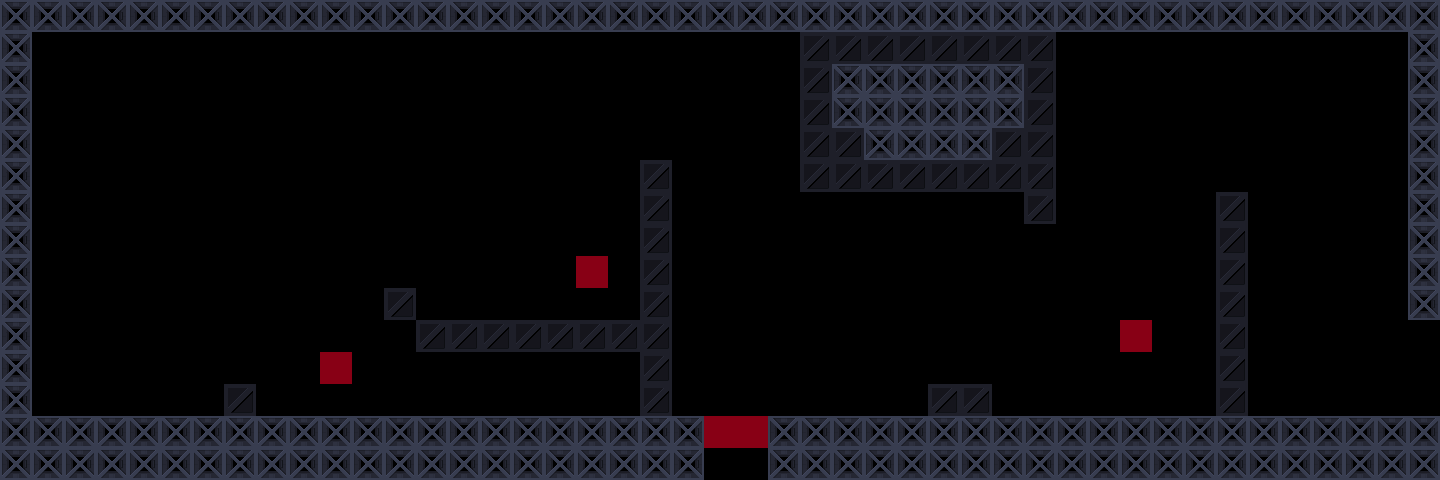

This is a level from a 2D game, rendered from its Tiled map with the project's own tilesets. A one-line summary and the complete map file follow:
An orthogonal 45x15 tile map with 32x32 px tiles, 1 tile layer (Camada de Blocos 1).

<map version="1.10" tiledversion="1.11.2" orientation="orthogonal" renderorder="right-down" width="45" height="15" tilewidth="32" tileheight="32" infinite="0" nextlayerid="2" nextobjectid="1">
 <tileset firstgid="1" source="../blocks.tsx" />
 <layer id="1" name="Camada de Blocos 1" width="45" height="15">
  <data encoding="csv">
2,2,2,2,2,2,2,2,2,2,2,2,2,2,2,2,2,2,2,2,2,2,2,2,2,2,2,2,2,2,2,2,2,2,2,2,2,2,2,2,2,2,2,2,2,
2,0,0,0,0,0,0,0,0,0,0,0,0,0,0,0,0,0,0,0,0,0,0,0,0,3,3,3,3,3,3,3,3,0,0,0,0,0,0,0,0,0,0,0,2,
2,0,0,0,0,0,0,0,0,0,0,0,0,0,0,0,0,0,0,0,0,0,0,0,0,3,2,2,2,2,2,2,3,0,0,0,0,0,0,0,0,0,0,0,2,
2,0,0,0,0,0,0,0,0,0,0,0,0,0,0,0,0,0,0,0,0,0,0,0,0,3,2,2,2,2,2,2,3,0,0,0,0,0,0,0,0,0,0,0,2,
2,0,0,0,0,0,0,0,0,0,0,0,0,0,0,0,0,0,0,0,0,0,0,0,0,3,3,2,2,2,2,3,3,0,0,0,0,0,0,0,0,0,0,0,2,
2,0,0,0,0,0,0,0,0,0,0,0,0,0,0,0,0,0,0,0,3,0,0,0,0,3,3,3,3,3,3,3,3,0,0,0,0,0,0,0,0,0,0,0,2,
2,0,0,0,0,0,0,0,0,0,0,0,0,0,0,0,0,0,0,0,3,0,0,0,0,0,0,0,0,0,0,0,3,0,0,0,0,0,3,0,0,0,0,0,2,
2,0,0,0,0,0,0,0,0,0,0,0,0,0,0,0,0,0,0,0,3,0,0,0,0,0,0,0,0,0,0,0,0,0,0,0,0,0,3,0,0,0,0,0,2,
2,0,0,0,0,0,0,0,0,0,0,0,0,0,0,0,0,0,1,0,3,0,0,0,0,0,0,0,0,0,0,0,0,0,0,0,0,0,3,0,0,0,0,0,2,
2,0,0,0,0,0,0,0,0,0,0,0,3,0,0,0,0,0,0,0,3,0,0,0,0,0,0,0,0,0,0,0,0,0,0,0,0,0,3,0,0,0,0,0,2,
2,0,0,0,0,0,0,0,0,0,0,0,0,3,3,3,3,3,3,3,3,0,0,0,0,0,0,0,0,0,0,0,0,0,0,1,0,0,3,0,0,0,0,0,0,
2,0,0,0,0,0,0,0,0,0,1,0,4,0,4,0,0,4,0,0,3,0,4,0,0,4,0,0,4,0,0,0,0,0,0,0,0,0,3,0,0,0,0,0,0,
2,0,0,0,0,0,0,3,0,0,0,0,0,0,0,0,0,0,0,0,3,0,0,0,0,0,0,0,0,3,3,0,0,0,0,0,0,0,3,0,0,0,0,0,0,
2,2,2,2,2,2,2,2,2,2,2,2,2,2,2,2,2,2,2,2,2,2,1,1,2,2,2,2,2,2,2,2,2,2,2,2,2,2,2,2,2,2,2,2,2,
2,2,2,2,2,2,2,2,2,2,2,2,2,2,2,2,2,2,2,2,2,2,0,0,2,2,2,2,2,2,2,2,2,2,2,2,2,2,2,2,2,2,2,2,2
</data>
 </layer>
</map>
